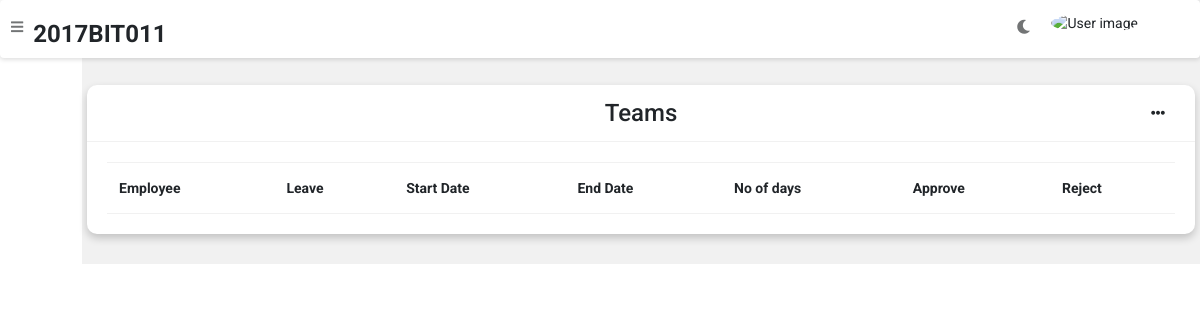
Before: /leave/leaveadmin with the older database file.
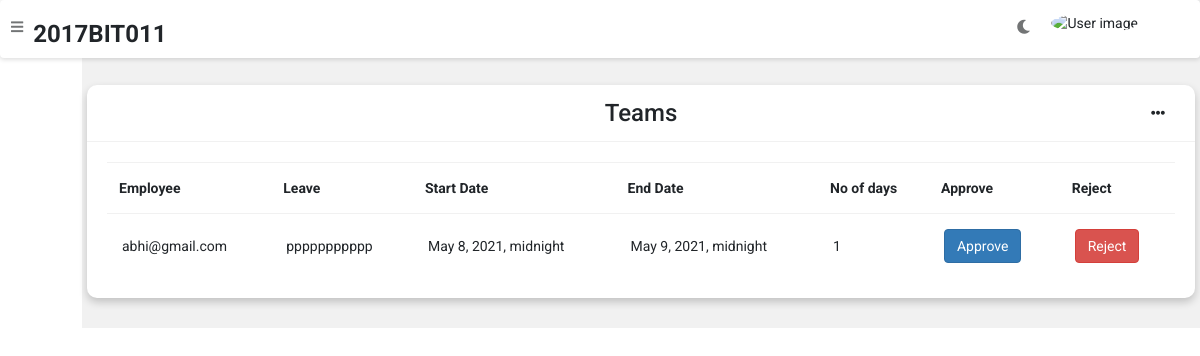
After: the same page with the newer database file.
### leave/models.py (models this page shows, shortened)
class Leave(models.Model):
    leave_req_id = models.AutoField(primary_key=True)
    user = models.ForeignKey(CustomUser, on_delete=models.DO_NOTHING)
    leave_reason = models.CharField(max_length=30, default="personal reason",null=True, blank=True)
    start_date =models.DateTimeField(default=timezone.now,null=True, blank=True,auto_now=False)
    end_date = models.DateTimeField(default=timezone.now,null=True, blank=True)
    no_of_days = models.IntegerField(default=0)
    team_name = models.CharField(max_length=30, default="none",null=True,blank=True)
    Leave_Status = models.CharField(max_length=10, default = "pending")

### accounts/models.py (models this page shows)
class CustomUser(AbstractUser):
    username = None
    email = models.EmailField(_('email address'), unique=True , primary_key=True )
    USERNAME_FIELD = 'email'
    REQUIRED_FIELDS = []
    birth_date=models.DateTimeField(default=timezone.now)
    contact = models.IntegerField(validators=[MaxValueValidator(9999999999)], unique=False,default=0000000000,null=True, blank=True)
    gender = models.CharField(max_length=20,default='Male',null=True, blank=True)
    designation = models.CharField(max_length=20 , default = 'employee',null=True, blank=True)
    position = models.CharField(max_length=20 , default = 'employee',null=True, blank=True)
    Rate_per_day = models.IntegerField(default=500,null=True, blank=True)
    alloted_leave= models.IntegerField(default=10,null=True, blank=True)
    schedule = models.CharField(max_length=50,default = "10-6",null=True,blank=True)
    profile_pic = models.ImageField(null=True,blank=True,upload_to="images")
    objects = CustomUserManager()
    def __str__(self):
        return self.email

### leave/views.py (the view)
# urls.py: path('leaveadmin', views.leaveadmin, name='leaveadmin'),
def leaveadmin(request):
    obj = Leave.objects.filter(Leave_Status="pending")
    dict1={'obj':obj}
    return render(request,"leaveadmin.html",dict1)

### leave/templates/leaveadmin.html
{% extends 'admin-nav.html' %}
{% block content %}
	<div class="wrapper">
            <div class="row">
			<div class="col-12 col-m-12 col-sm-12">
				<div class="card">
					<div class="card-header">
						<h3 class='text-center'>
							Teams
						</h3>
						<i class="fas fa-ellipsis-h"></i>
					</div>
					<div class="card-content">
						<table>
							<thead>
								<tr>
									<th>Employee</th>
                                    <th>Leave</th>
                                    <th>Start Date</th>
                                    <th>End Date</th>
                                    <th>No of days</th>
                                    <th>Approve</th>
									<th>Reject</th>
								</tr>
							</thead>
							<tbody>
								 {% for i in obj %}
                                <tr>
									<td>{{ i.user}}</td>
                                    <td>{{ i.leave_reason}}</td>
                                    <td>{{ i.start_date}}</td>
                                    <td>{{ i.end_date}}</td>
                                    <td>{{ i.no_of_days}}</td>
                                    <td><a href="approveleave/{{i.leave_req_id}}"><button type="submit" class="btn btn-primary">Approve</button></a></td>
									<td><a href="rejectleave/{{i.leave_req_id}}" onclick="return confirm('Are you sure you want to delete this?')"><button type="submit" class="btn-danger btn">Reject</button></a></td>
								</tr>
                                {% endfor %}
							</tbody>
						</table>
					</div>
				</div>
			</div>
		</div>
	{% endblock %}

Changed rows visible on the page:
added Leave: user "abhi@gmail.com", leave_reason "ppppppppppp", start_date "May 8, 2021, midnight", end_date "May 9, 2021, midnight", no_of_days "1"
